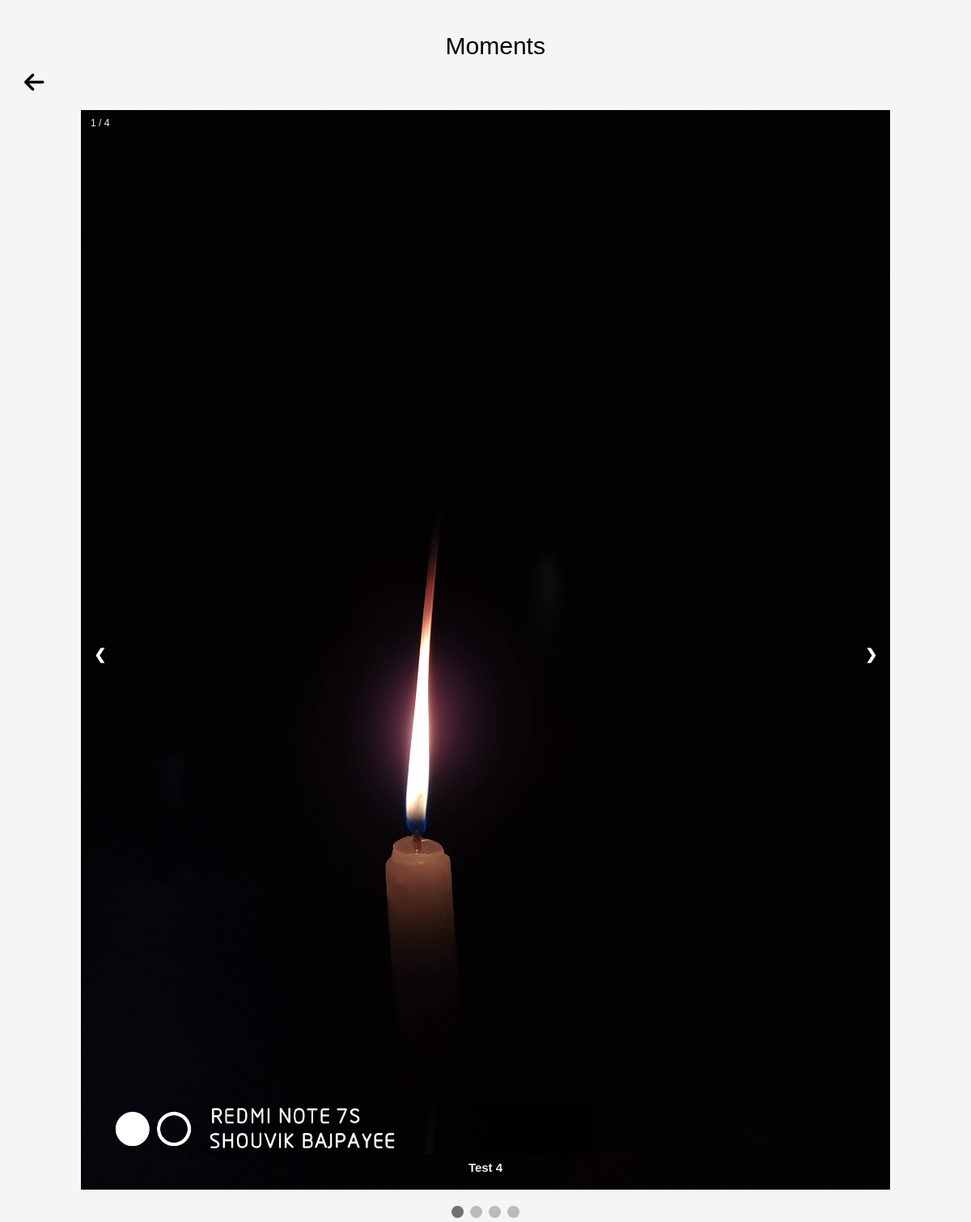
The app's page /bajpayeeshouvik/moments (signed in) with its own data.
### tables this page shows
CREATE TABLE moments(
            id INTEGER PRIMARY KEY AUTOINCREMENT,
            username VARCHAR2(1000),
            text VARCHAR2(100000000000),
            image VARCHAR2(100000)
        );

### app.py (the view)
@app.route("/<user>/moments")
def moments(user):
    if (request.cookies.get('username')):
        moments = momentsDB.getMoments(user)
        user = user
        return render_template("moments.html",user=user,moments=moments)
    else:
        return redirect(url_for('login'))

### momentsDB.py (called while the page is built)
def getMoments(username):
    db.execute("SELECT text,image FROM moments WHERE username=(?)",(username,))
    moments = db.fetchall()
    return moments

### templates/moments.html (shortened to what this page needs)
<!DOCTYPE html>
<html lang="en">
<head>
    <link rel="stylesheet" href="https://maxcdn.bootstrapcdn.com/bootstrap/3.4.0/css/bootstrap.min.css">
</head>
<body>
    <br>
    <div class="container" align="center" style="color: black;">
        <a href="/account/{{ user }}">
            <i class="fas fa-arrow-left fa-2x" style="float: left; color: black; margin-top: 6%;"></i>
        </a>
        <h2>Moments</h2>
    </div>
    <br>
    <div class="slideshow-container">
        {% if (moments|length) %}
        {% for i in range(moments|length) | reverse %}
        <div class="mySlides">
            <div class="numbertext">1 / {{ moments|length }}</div>
            <img data-src="/images/moments/{{ moments[i][1] }}" style="width:100%;">
            <div class="text" style="font-weight: bold;">{{ moments[i][0] }}</div>
        </div>
        {% endfor %}
        {% else %}
        <div class="mySlides">
            <div class="numbertext">1 / 1</div>
            <img data-src="/images/moments/m.jpg" style="width:100%">
            <div class="text">no moments</div>
        </div>
        {% endif %}
        <a class="prev" onclick="plusSlides(-1)">&#10094;</a>
        <a class="next" onclick="plusSlides(1)">&#10095;</a>
    </div>
    <br>
    <div style="text-align:center">
        {% for i in range(moments|length) %}
        <span class="dot" onclick="currentSlide('{{ i+1 }}')"></span>
        {% endfor %}
    </div>
</body>
</html>

### templates/moments.html (style rules this page uses)
* { box-sizing: border-box }
body { font-family: Verdana, sans-serif; margin: 0 }
.mySlides { display: none }
img { vertical-align: middle; }
.slideshow-container { max-width: 1000px; position: relative; margin: auto; }
.prev, .next { cursor: pointer; position: absolute; top: 50%; width: auto; padding: 16px; margin-top: -22px; color: white; font-weight: bold; font-size: 18px; transition: 0.6s ease; border-radius: 0 3px 3px 0; user-select: none; }
.next { right: 0; border-radius: 3px 0 0 3px; }
.text { color: #f2f2f2; font-size: 15px; padding: 8px 12px; position: absolute; bottom: 8px; width: 100%; text-align: center; }
.numbertext { color: #f2f2f2; font-size: 12px; padding: 8px 12px; position: absolute; top: 0; }
.dot { cursor: pointer; height: 15px; width: 15px; margin: 0 2px; background-color: #bbb; border-radius: 50%; display: inline-block; transition: background-color 0.6s ease; }
.active, .dot:hover { background-color: #717171; }
body { background-color: whitesmoke; }

### records on screen
moments: image (picture), text "Test 4"

### other values on screen
{{ moments|length }} "4"
